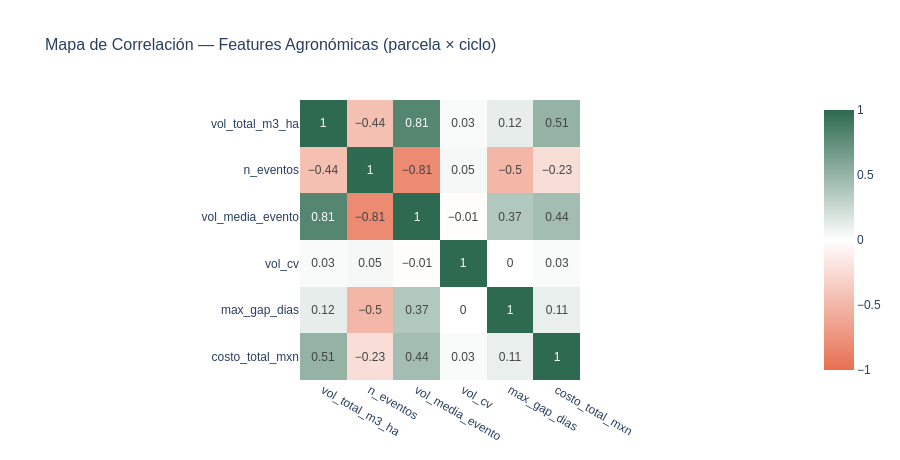

Notebook source saved alongside this figure:
### Code cell
corr = df_feat.drop(columns=["sistema_riego_num"]).corr().round(2)
fig = px.imshow(corr, text_auto=True,
    color_continuous_scale=[[0, C_NARANJA],[0.5,"#ffffff"],[1, C_VERDE_MED]],
    zmin=-1, zmax=1,
    title="Mapa de Correlación — Features Agronómicas (parcela × ciclo)",
    template=TMPL)
fig.update_layout(height=460, title_font_size=16, font_family="Arial")
fig.show()

### Figure 1 — Plotly figure (JSON) as saved in the notebook; plotly's stock layout.template omitted (floating-point values rounded to 4 significant figures)
{"data": [{"coloraxis": "coloraxis", "hovertemplate": "x: %{x}<br>y: %{y}<br>color: %{z}<extra></extra>", "name": "0", "texttemplate": "%{z}", "type": "heatmap", "x": ["vol_total_m3_ha", "n_eventos", "vol_media_evento", "vol_cv", "max_gap_dias", "costo_total_mxn"], "xaxis": "x", "y": ["vol_total_m3_ha", "n_eventos", "vol_media_evento", "vol_cv", "max_gap_dias", "costo_total_mxn"], "yaxis": "y", "z": [[1.0, -0.44, 0.81, 0.03, 0.12, 0.51], [-0.44, 1.0, -0.81, 0.05, -0.5, -0.23], [0.81, -0.81, 1.0, -0.01, 0.37, 0.44], [0.03, 0.05, -0.01, 1.0, 0.0, 0.03], [0.12, -0.5, 0.37, 0.0, 1.0, 0.11], [0.51, -0.23, 0.44, 0.03, 0.11, 1.0]]}], "layout": {"coloraxis": {"cmax": 1, "cmin": -1, "colorscale": [[0, "#e76f51"], [0.5, "#ffffff"], [1, "#2d6a4f"]]}, "font": {"family": "Arial"}, "height": 460, "title": {"font": {"size": 16}, "text": "Mapa de Correlación — Features Agronómicas (parcela × ciclo)"}, "xaxis": {"anchor": "y", "constrain": "domain", "domain": [0, 1], "scaleanchor": "y"}, "yaxis": {"anchor": "x", "autorange": "reversed", "constrain": "domain", "domain": [0, 1]}}}
